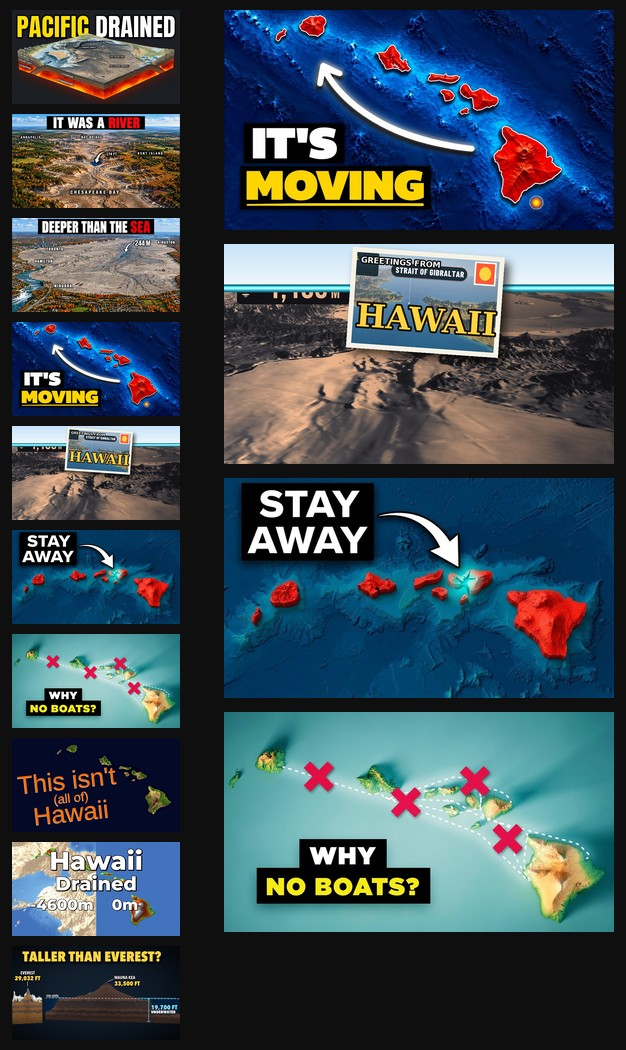
#> input picture channel/niche/work/feed_test_standin.jpg, 626 x 1050 px
$ python -i feedsim.py   (imports and definitions only)
#> lines starting #> are read from the running program, lines starting #| are printed output that depends on the picture
#!/usr/bin/env python3
"""YouTube DARK MODE feed simulator (PIL, deterministic). See README.md in this folder.

  python3 -I feedsim.py SPEC.json --out DIR/PREFIX [--layouts home,upnext,sidebar] [--seed N] [--scale 1]
                       [--glance] [--report] [--pos layout=K ...] [--n layout=K ...]

Layouts (geometry in CSS px / iOS pt; --scale 1 = true layout pixel scale, 3 = iPhone screenshot density):
  home     mobile Home feed, 390 pt wide, full-bleed 16:9 card, 36 pt avatar, title 2 lines, 1 meta line.
           Writes PREFIX_home.jpg (one 390x844 phone screen scrolled so the candidate is on screen)
           and PREFIX_home_scroll.jpg (the whole scroll).
  upnext   mobile watch page: pinned player, then the compact 'Up next' list (168x94 thumbs, title 3 lines).
           Writes PREFIX_upnext.jpg (phone screen, player pinned, list scrolled to the candidate)
           and PREFIX_upnext_scroll.jpg (player + info + whole list).
  sidebar  desktop watch page at 1280 px: player + the right column of 168x94 cards, title 2 lines.
           Writes PREFIX_sidebar.jpg (1280x720 viewport, above the fold) and PREFIX_sidebar_page.jpg.
--glance also writes *_glance.jpg next to each screen: downscaled, blurred and slightly motion-smeared, as the
card is seen in peripheral vision while scrolling. --report prints thumbnail pop metrics and the candidate's rank,
and every run writes PREFIX_<layout>.json with the rectangles of every card (candidate flagged).

SPEC (paths relative to the spec file; hosts thumbs relative to hosts.json):
{ "candidate": {item} | "candidates": [{item}, ...],
  "competitors": [{item}, ...],  "hosts": "../refs/hosts/hosts.json#ep01" (string or list),
  "exclude": [ids], "now_playing": "<id>" | {item},  "seed": 1,  "n": {"home": 6, "upnext": 10, "sidebar": 10},
  "pos": {"home": 2}, "style": {"home_title_px": 16, ...} }
item = {thumb, title, channel, views, age, duration, avatar?, watched? (0-1 red bar), badge? ("New"), id?}
"""
import argparse, colorsys, hashlib, json, math, os, random, re, sys
import numpy as np
from PIL import Image, ImageDraw, ImageFilter, ImageFont

HERE = os.path.dirname(os.path.abspath(__file__))
FONT_DIR = os.path.join(HERE, 'fonts')
FALLBACK = {400: '/usr/share/fonts/opentype/inter/Inter-Regular.otf', 500: '/usr/share/fonts/opentype/inter/Inter-Medium.otf',
            700: '/usr/share/fonts/opentype/inter/Inter-Bold.otf'}
ROBOTO = {400: 'Roboto-Regular.ttf', 500: 'Roboto-Medium.ttf', 700: 'Roboto-Bold.ttf'}
GATE = os.path.normpath(os.path.join(HERE, '../../niche/work/gate.py'))

# YouTube dark theme tokens
BG = (15, 15, 15); TEXT = (241, 241, 241); TEXT2 = (170, 170, 170); CHIP = (39, 39, 39); BORDER = (48, 48, 48)
RED = (255, 0, 0); WHITE = (255, 255, 255)

STYLE = dict(
    # mobile Home (iOS/Android app 2025-26, approx.)
    home_title_px=16, home_title_lh=22, home_meta_px=12, home_meta_lh=18, home_avatar=36, home_badge_margin=8,
    # mobile Up next compact list
    up_title_px=14, up_title_lh=20, up_title_lines=3, up_meta_px=12, up_meta_lh=18, up_thumb=(168, 94),
    # desktop sidebar (ytd-compact-video-renderer)
    sb_title_px=14, sb_title_lh=20, sb_title_lines=2, sb_meta_px=12, sb_meta_lh=18, sb_thumb=(168, 94),
    badge_px=12, badge_alpha=0.70,
)


# ---------------------------------------------------------------- text
class Fonts:
    def __init__(self, scale):
        self.s = scale; self.c = {}; self.missing = {}

    # [34 lines left out: functions get, _sig, has, runs, not called in this run]

    def width(self, s, px, w=400):
        return sum(f.getlength(t) for t, f in self.runs(s, px, w))

    # [32 lines left out: functions draw, wrap, ellipsize, not called in this run]


# ---------------------------------------------------------------- images
_img_cache = {}


def load_thumb(path):
#> called with path = '../../niche/work/feed_test_standin.jpg'
    if path not in _img_cache:
        im = Image.open(path).convert('RGB'); a = np.asarray(im).astype(int)
#> in load_thumb, im is the input picture: PIL image 626x1050 RGB; mean R, G, B 61.1, 76.9, 86.4
        rows = np.where(a.max(axis=(1, 2)) > 20)[0]  # trim hqdefault letterbox bars
#> rows = 1039 values from 0 to 1039
        if len(rows) and (rows[0] > 5 or rows[-1] < a.shape[0] - 6): im = im.crop((0, rows[0], im.width, rows[-1] + 1))
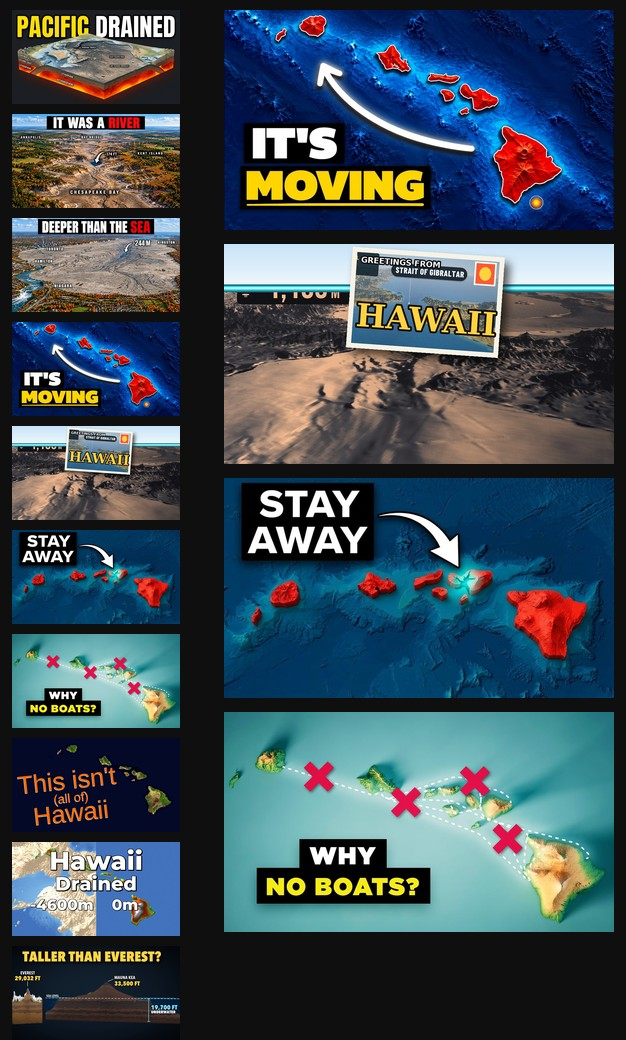
#> im: PIL image 626x1040 RGB; mean R, G, B 61.6, 77.4, 87.1
        W, H = im.size; t = 16 / 9
#> after `W, H = im.size`: W = 626; H = 1040
        if abs(W / H - t) > 0.01:  # cover-crop to 16:9
            if W / H > t: nw = round(H * t); im = im.crop(((W - nw) // 2, 0, (W - nw) // 2 + nw, H))
            else: nh = round(W / t); im = im.crop((0, (H - nh) // 2, W, (H - nh) // 2 + nh))
#> after `nh = round(W / t)`: nh = 352
#> after `im = im.crop((0, (H - nh) // 2, W, (H - nh) // 2 + nh))`:
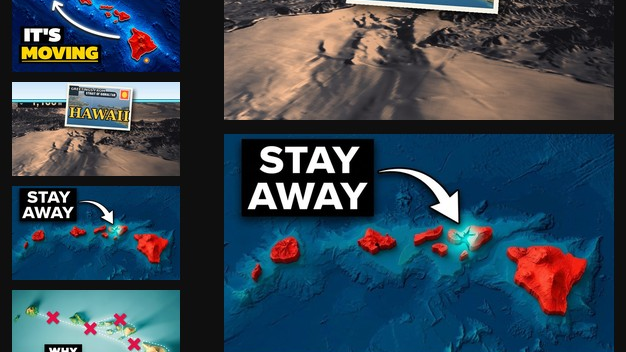
#> im: PIL image 626x352 RGB; mean R, G, B 54, 70.7, 83.7
        _img_cache[path] = im
    return _img_cache[path]


def fit(im, w, h):
    return im.resize((w, h), Image.LANCZOS, reducing_gap=3.0)


# [25 lines left out: functions round_mask, circle, rect_alpha, not called in this run]


def kebab(d, x, y, s, col=TEXT):
    for k in (-1, 0, 1):
        cy = y + k * 5 * s; d.ellipse((x - 1.6 * s, cy - 1.6 * s, x + 1.6 * s, cy + 1.6 * s), fill=col)


# [5 lines left out: function pill, not called in this run]


class Ctx:
    def __init__(self, scale, style):
        self.s = scale; self.F = Fonts(scale); self.st = dict(STYLE, **(style or {}))

    def p(self, v): return int(round(v * self.s))


# [38 lines left out: functions thumb_block, status_bar, yt_logo, not called in this run]


def icon_search(c, d, x, y, r=8):
    d.ellipse((c.p(x - r), c.p(y - r), c.p(x + r * 0.6), c.p(y + r * 0.6)), outline=TEXT, width=max(1, c.p(2)))
    d.line((c.p(x + r * 0.45), c.p(y + r * 0.45), c.p(x + r * 1.1), c.p(y + r * 1.1)), fill=TEXT, width=max(1, c.p(2)))


# [384 lines left out: functions icon_bell, icon_cast, bottom_nav, chips_row, card_home, compact and 13 more, not called in this run]


# [2 lines not run here, left out]

>>> result = load_thumb('../../niche/work/feed_test_standin.jpg')
